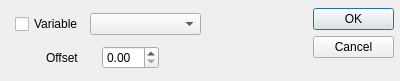
<?xml version="1.0" encoding="UTF-8"?>
<ui version="4.0">
 <class>PositionDialog</class>
 <widget class="QDialog" name="PositionDialog">
  <property name="geometry">
   <rect>
    <x>0</x>
    <y>0</y>
    <width>400</width>
    <height>81</height>
   </rect>
  </property>
  <property name="sizePolicy">
   <sizepolicy hsizetype="Expanding" vsizetype="Expanding">
    <horstretch>0</horstretch>
    <verstretch>0</verstretch>
   </sizepolicy>
  </property>
  <property name="minimumSize">
   <size>
    <width>400</width>
    <height>81</height>
   </size>
  </property>
  <property name="windowTitle">
   <string>Position Editor</string>
  </property>
  <widget class="QDialogButtonBox" name="buttonBox">
   <property name="geometry">
    <rect>
     <x>313</x>
     <y>8</y>
     <width>81</width>
     <height>66</height>
    </rect>
   </property>
   <property name="orientation">
    <enum>Qt::Vertical</enum>
   </property>
   <property name="standardButtons">
    <set>QDialogButtonBox::Cancel|QDialogButtonBox::Ok</set>
   </property>
  </widget>
  <widget class="QWidget" name="">
   <property name="geometry">
    <rect>
     <x>15</x>
     <y>11</y>
     <width>186</width>
     <height>27</height>
    </rect>
   </property>
   <layout class="QHBoxLayout" name="horizontalLayout">
    <item>
     <widget class="QCheckBox" name="checkBox_Variable">
      <property name="text">
       <string>Variable</string>
      </property>
     </widget>
    </item>
    <item>
     <widget class="QComboBox" name="variableComboBox">
      <property name="sizePolicy">
       <sizepolicy hsizetype="Expanding" vsizetype="Fixed">
        <horstretch>0</horstretch>
        <verstretch>0</verstretch>
       </sizepolicy>
      </property>
     </widget>
    </item>
   </layout>
  </widget>
  <widget class="QWidget" name="">
   <property name="geometry">
    <rect>
     <x>46</x>
     <y>44</y>
     <width>113</width>
     <height>27</height>
    </rect>
   </property>
   <layout class="QHBoxLayout" name="horizontalLayout_2">
    <item>
     <widget class="QLabel" name="label_2">
      <property name="text">
       <string>Offset</string>
      </property>
     </widget>
    </item>
    <item>
     <widget class="QDoubleSpinBox" name="valueSpinBox"/>
    </item>
   </layout>
  </widget>
 </widget>
 <resources/>
 <connections/>
</ui>
